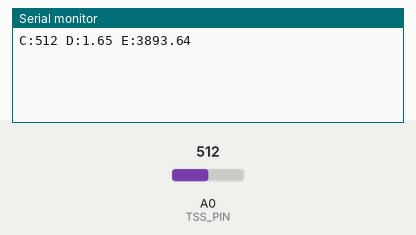
Bench run of a sketch on a simulated Arduino Uno, built with avr-gcc and run on an emulated ATmega328P. On the bench: the last lines printed to the serial monitor. The test bench sets the inputs (shaded band); at power-on: A0 (TSS_PIN) = 512.

Above: at 1.2 s.
1.3 s: A0 (TSS_PIN) set to 716
At 2.6 s:
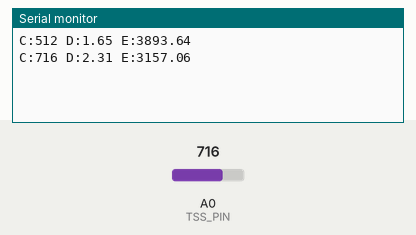
2.8 s: A0 (TSS_PIN) set to 900
At 4.9 s:
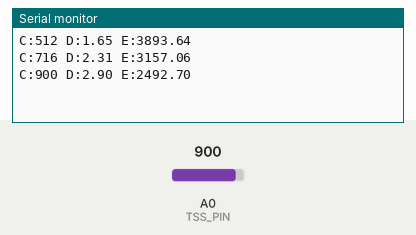
Timing chart, 0 to 6.4 s (numbered marks = the images above; inputs shaded):
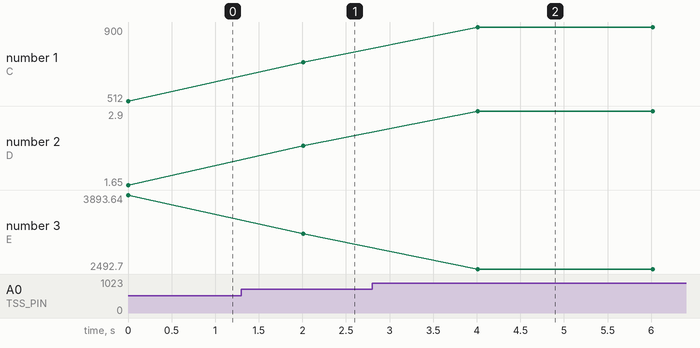

The sketch:

sketch_tds_temp_serial.ino
```cpp
// Pin configuration
#define TSS_PIN A0  // Analog pin for TSS (Turbidity) sensor

// Constants for TSS sensor
const float VREF = 3.3;               // Analog reference voltage
const int SAMPLES = 30;               // Number of samples for smoothing
const float TURBIDITY_SCALE = -1120.4;  // Calibration values for turbidity (NTU)
const float TURBIDITY_OFFSET = 5742.3;  // Calibration offset for turbidity

void setup() {
  Serial.begin(9600);
}

void loop() {
  // Read TSS sensor
  int analogValue = 0;
  for (int i = 0; i < SAMPLES; i++) {  // Take multiple readings for averaging
    analogValue += analogRead(TSS_PIN);
  }
  analogValue /= SAMPLES;

  // Convert analog value to voltage
  float voltage = analogValue * (VREF / 1024.0);

  // Convert voltage to turbidity (NTU)
  float turbidity = TURBIDITY_SCALE * voltage + TURBIDITY_OFFSET;

  // Print formatted serial output
  Serial.print("C:");
  Serial.print(analogValue);
  Serial.print(" D:");
  Serial.print(voltage, 2);  // Print voltage with 2 decimal points
  Serial.print(" E:");
  Serial.println(turbidity, 2);  // Print turbidity with 2 decimal points

  delay(2000);  // Wait 2 seconds before the next reading
}
```

Measured:
- after the input at 1.3 s, the serial monitor: prints a new line after 0.71 s (image 1)
- after the input at 2.8 s, the serial monitor: prints a new line after 1.2 s (image 2)
- plotted number 1: 512 → 716 after the input at 1.3 s, 716 → 900 after the input at 2.8 s
- plotted number 2: 1.65 → 2.31 after the input at 1.3 s, 2.31 → 2.9 after the input at 2.8 s
- plotted number 3: 3893.64 → 3157.06 after the input at 1.3 s, 3157.06 → 2492.7 after the input at 2.8 s
